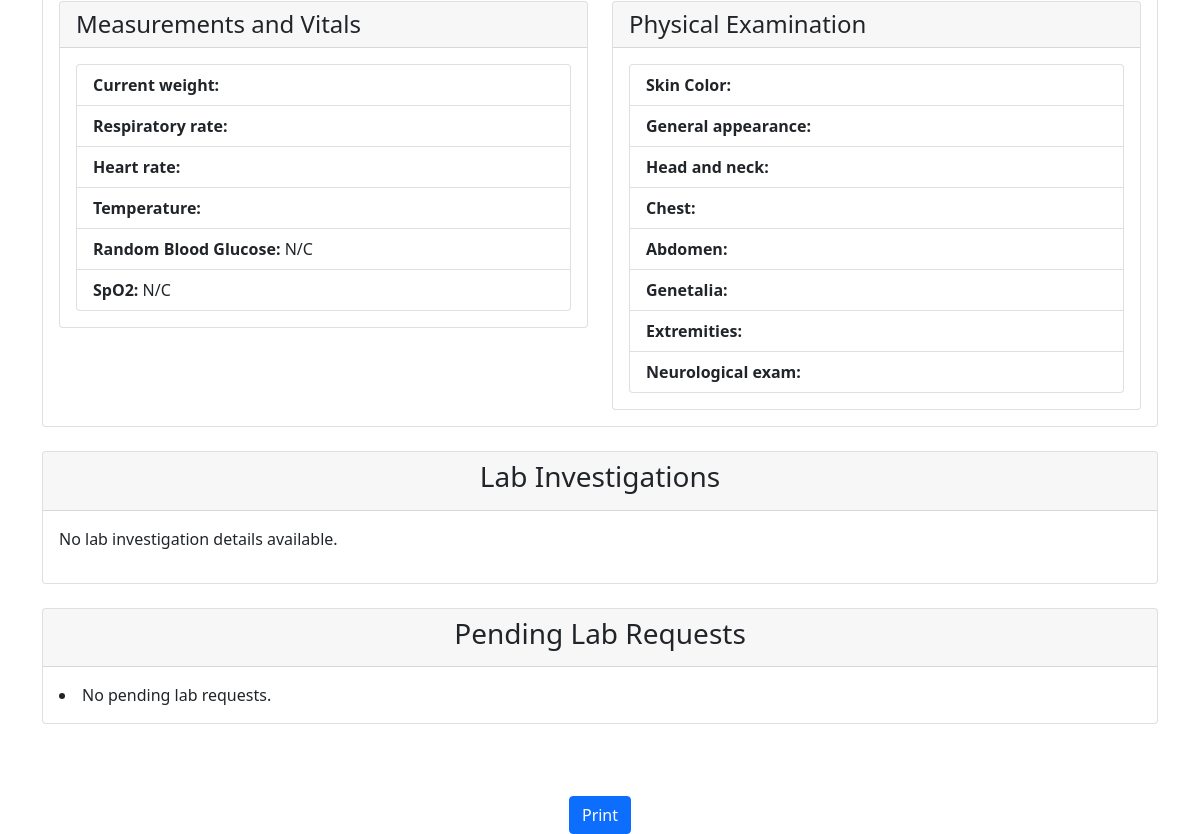
The app's page /newborn/print_care2x/2 (lower part), older data.
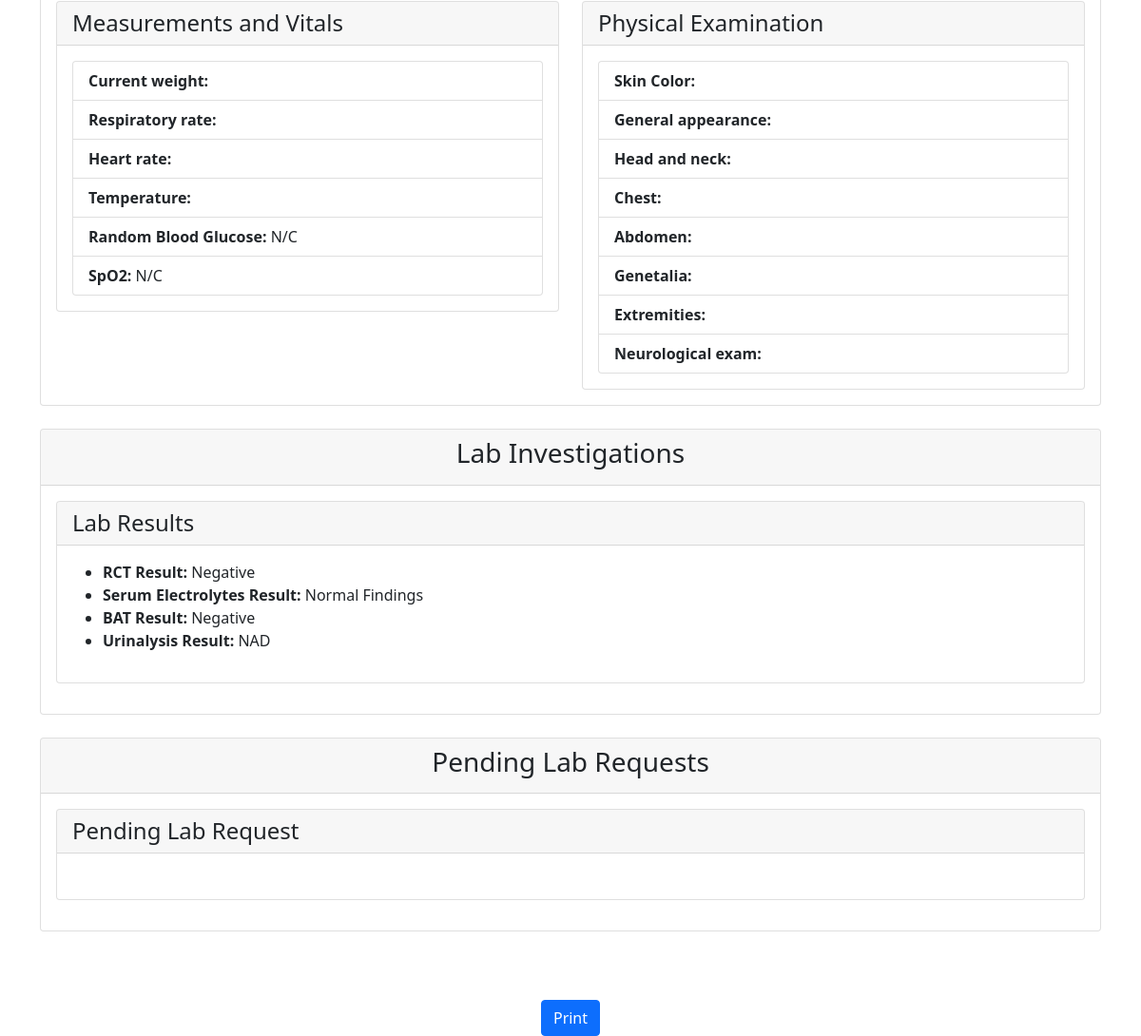
The same page, newer data.
### lab/models.py (models this page shows)
class LabResult(models.Model):
    lab_request = models.ForeignKey(LabRequest, on_delete=models.CASCADE)
    neonate = models.ForeignKey(NewbornAdmission, on_delete=models.CASCADE, null=True, related_name='lab_results')  # Add related_name
    author = models.ForeignKey(User, on_delete=models.CASCADE, null=True, related_name='lab_results')
    serology_rpr_result = models.CharField(verbose_name='RPR', max_length=100, blank=True, null=True)
    serology_rct_result = models.CharField(verbose_name='RCT', max_length=100, blank=True, null=True)
    serology_bat_result = models.CharField(max_length=100, blank=True, null=True)
    microbiology_gram_stain_result = models.CharField(max_length=100, blank=True, null=True)
    microbiology_culture_result = models.CharField(max_length=100, blank=True, null=True)
    chemistry_serum_electrolytes_result = models.CharField(max_length=100, blank=True, null=True)
    chemistry_serum_urea_result = models.CharField(max_length=100, blank=True, null=True)
    chemistry_serum_creatinine_result = models.CharField(max_length=100, blank=True, null=True)
    chemistry_urinalysis_result = models.CharField(max_length=100, blank=True, null=True)

### newborn/views.py (the view)
# urls.py: path('newborn/print_care2x/<int:pk>', views.print_care2x, name='more-details'),
def print_care2x(request, pk):
    newborn = get_object_or_404(NewbornAdmission, pk=pk)  # Retrieve the Newborn object
    if newborn.referral_date_time:
        age_delta = newborn.admission_date - newborn.referral_date_time
    else:
        age_delta = timedelta(days=0, seconds=0)
    age_days = age_delta.days
    age_hours, remainder_seconds = divmod(age_delta.seconds, 3600)
    age_minutes, _ = divmod(remainder_seconds, 60)
    lab_results = LabResult.objects.filter(neonate=newborn)
    pending_lab_requests = LabRequest.objects.filter(
        neonate=newborn
    ).exclude(
        Q(serology_rpr_requested=True, labresult__serology_rpr_result__isnull=False) |
        Q(serology_rct_requested=True, labresult__serology_rct_result__isnull=False) |
        Q(serology_bat_requested=True, labresult__serology_bat_result__isnull=False) |
        Q(microbiology_gram_stain_requested=True, labresult__microbiology_gram_stain_result__isnull=False) |
        Q(microbiology_culture_requested=True, labresult__microbiology_culture_result__isnull=False) |
        Q(chemistry_serum_electrolytes_requested=True, labresult__chemistry_serum_electrolytes_result__isnull=False) |
        Q(chemistry_serum_urea_requested=True, labresult__chemistry_serum_urea_result__isnull=False) |
        Q(chemistry_serum_creatinine_requested=True, labresult__chemistry_serum_creatinine_result__isnull=False) |
        Q(chemistry_urinalysis_requested=True, labresult__chemistry_urinalysis_result__isnull=False)
    )
    mother = newborn.mother  # Get the associated mother
    antenatal_history = MothersAntenatalDetails.objects.filter(mother=mother).first()
    newborn_exams = NewbornExam.objects.filter(neonate=newborn).first()
    context = {
        'newborn': newborn,
        'age_days': age_days,
        'age_hours': age_hours,
        'age_minutes': age_minutes,
        'lab_results': lab_results,
        'pending_lab_requests': pending_lab_requests,
        'antenatal_history': antenatal_history,
        'newborn_exams': newborn_exams,
    }
    return render(request, 'newborn/patient2.html', context)

### newborn/models.py (called while the page is built)
    def __str__(self):
        return self.name

    def __str__(self):
        return self.name

    def __str__(self):
        return self.name

    def __str__(self):
        return self.name

    def __str__(self):
        return self.name

### newborn/templates/newborn/patient2.html (shortened to what the changed rows need)
{% load static %}
{% load crispy_forms_tags %}
{% load bootstrap5 %}
<!DOCTYPE html>
<html lang="en">
<head>
    <link rel="stylesheet" type="text/css" href="{% static 'bootstrap/css/bootstrap.min.css' %}">
</head>
<body>
<div class="container">
    <section class="row mt-5">
        <div class="container">
<div class="card mb-4">
    <div class="card-body">
        {% if lab_results %}
            <div class="card mb-3">
                <div class="card-header">
                    <h4 class="mb-0">Lab Results</h4>
                </div>
                <div class="card-body">
                    <ul>
                        {% for lab_result in lab_results %}
                            {% if lab_result.serology_rct_result %}
                                <li><b>RCT Result:</b> {{ lab_result.serology_rct_result }}</li>
                            {% endif %}
                            {% if lab_result.serology_bat_result %}
                                <li><b>BAT Result:</b> {{ lab_result.serology_bat_result }}</li>
                            {% endif %}
                            {% if lab_result.chemistry_serum_electrolytes_result %}
                                <li><b>Serum Electrolytes Result:</b> {{ lab_result.chemistry_serum_electrolytes_result }}</li>
                            {% endif %}
                            {% if lab_result.chemistry_urinalysis_result %}
                                <li><b>Urinalysis Result:</b> {{ lab_result.chemistry_urinalysis_result }}</li>
                            {% endif %}
                        {% endfor %}
                    </ul>
                </div>
            </div>
        {% else %}
            <p>No lab investigation details available.</p>
        {% endif %}
    </div>
</div>
<div class="card mb-4">
    <div class="card-body">
        {% if pending_lab_requests %}
                <div class="card mb-3">
                    <div class="card-header">
                        <h4 class="mb-0">Pending Lab Request</h4>
                    </div>
                    <div class="card-body">
               </div>
            </div>
        {% else %}
            <li>No pending lab requests.</li>
        {% endif %}
    </div>
</div>
        </div>
    </section>
</div>
</body>
</html>

Row changes from the older to the newer data that the page shows:
added LabResult: serology_rct_result "Negative"
added LabResult: chemistry_serum_electrolytes_result "Normal Findings"
added LabResult: serology_bat_result "Negative"
added LabResult: chemistry_urinalysis_result "NAD"
Text that changed along with them:
text no longer shown: "No lab investigation details available. No pending lab requests."
text now shown: "Lab Results Pending Lab Request"
